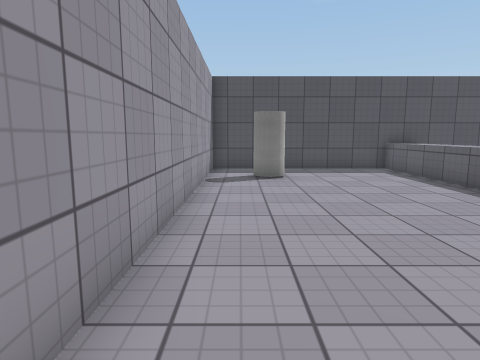
view 1 (above)

23 first-person views from a walk through a 3-D level made in the Unity game engine. The camera is 1.3 m above the floor, tilts 8° down and sees 75° across. The floor is counted in squares, 1 m on a side. Each view is taken from the middle of a square. On the plan, view 1 faces up. The plan holds only what a view shows up to about 14 squares ahead; the rest is blank. The place goes on beyond the plan. The player character is not drawn. Some animated figures are not drawn. Surface patterns are stand-ins for the level's own textures.

view 2
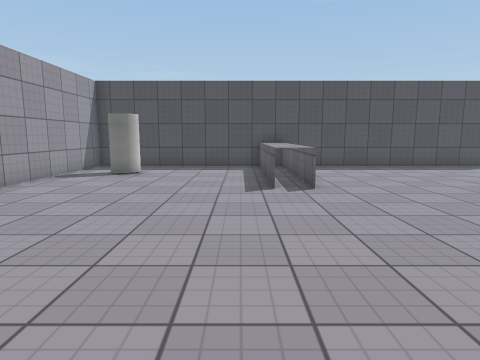

view 3
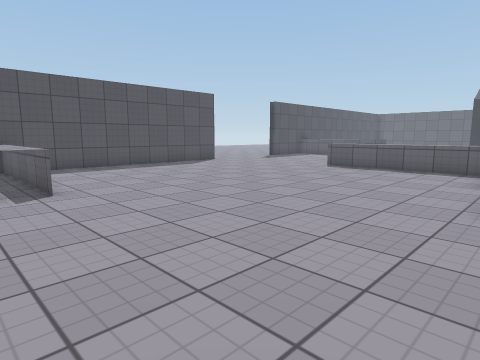

view 4
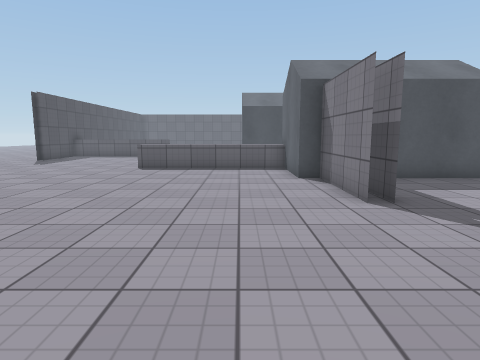

view 5
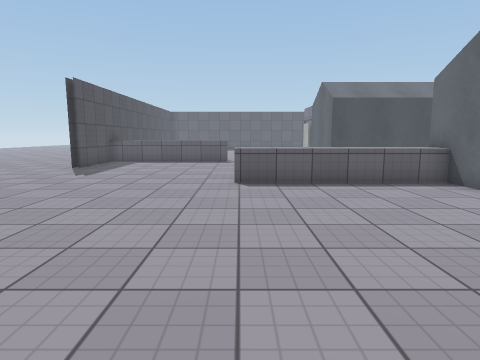

view 6
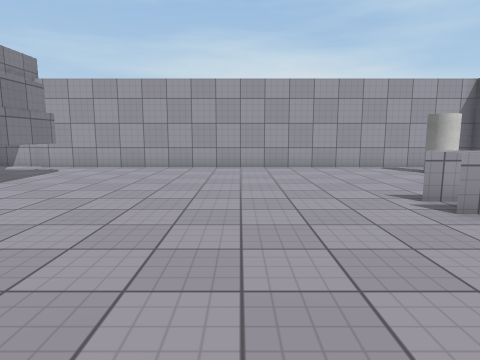

view 7
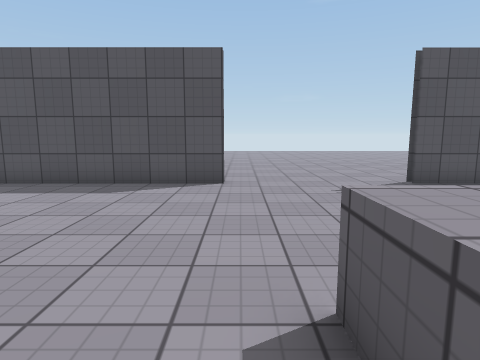

view 8
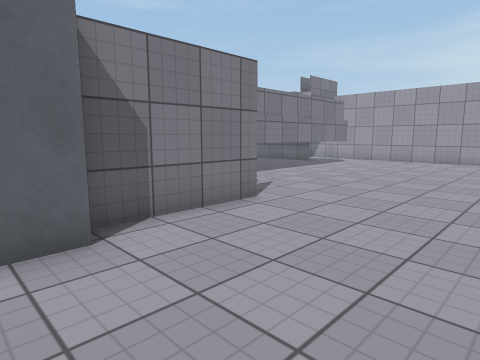

view 9
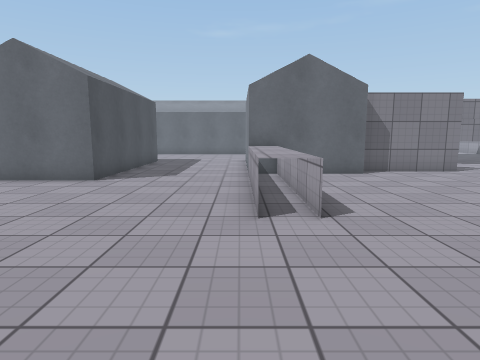

view 10
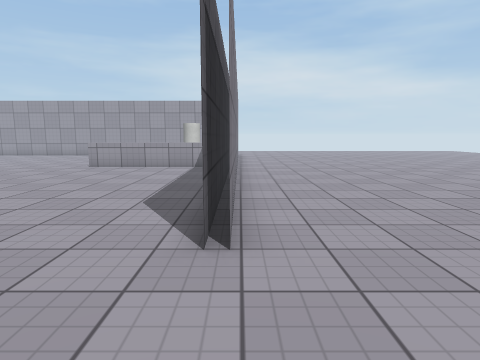

view 11
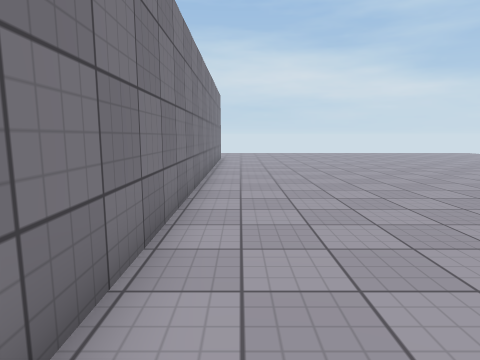

view 12
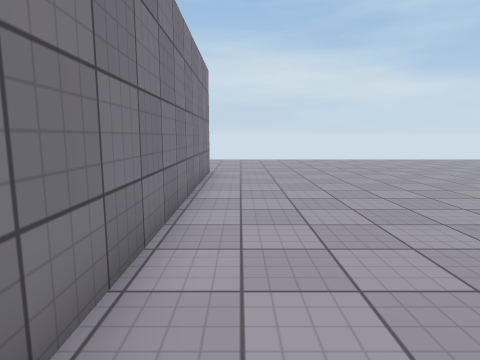

view 13
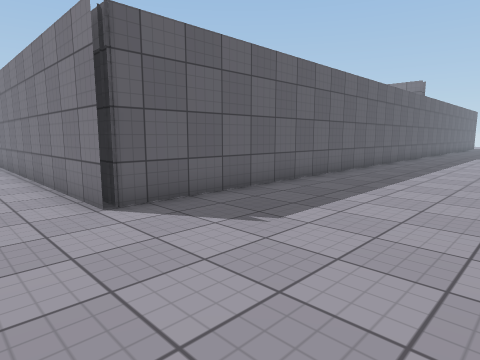

view 14
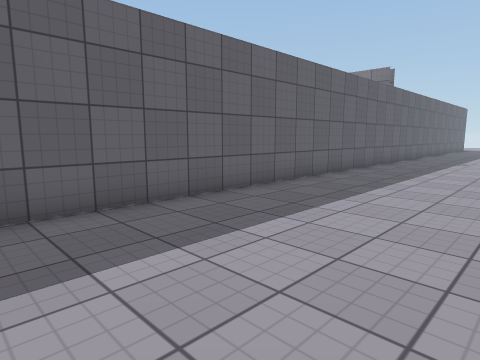

view 15
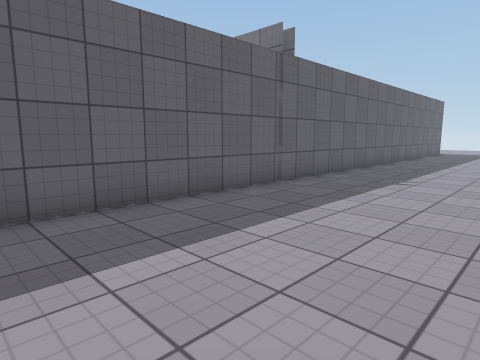

view 16
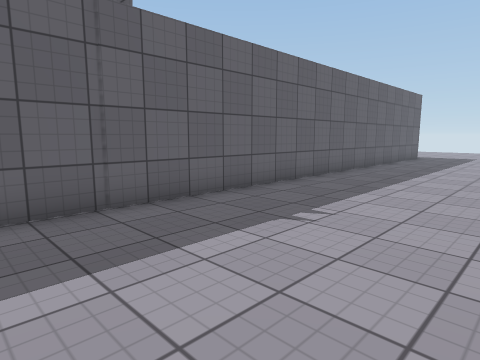

view 17
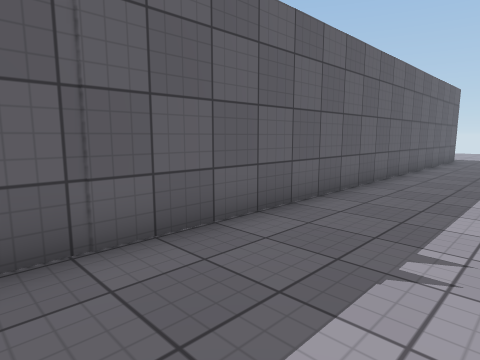

view 18
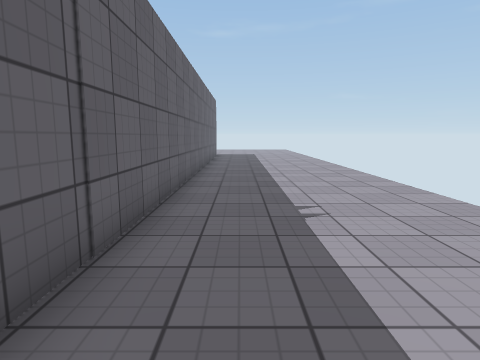

view 19
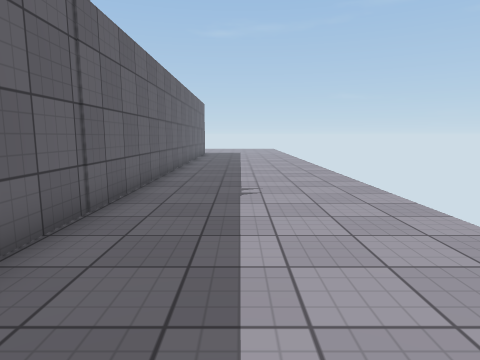

view 20
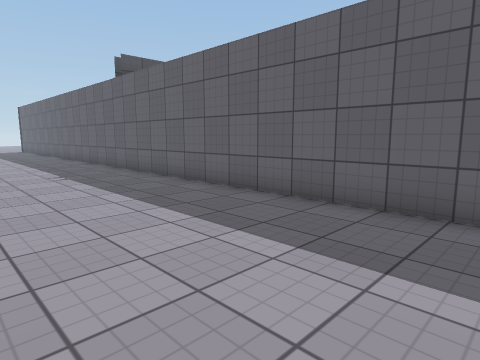

view 21
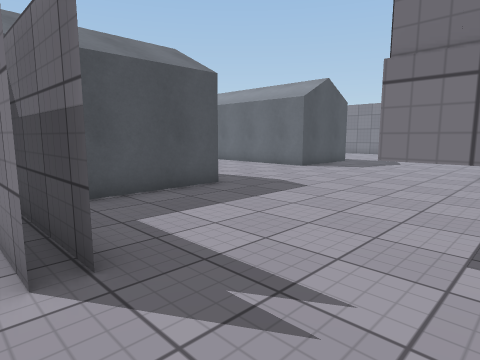

view 22
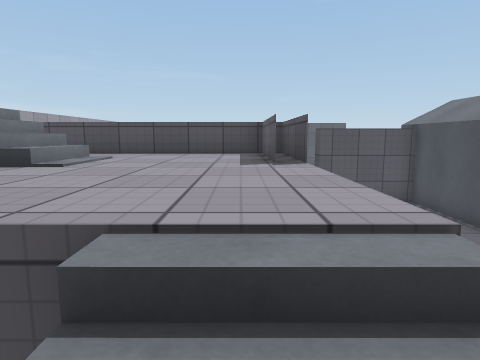

view 23
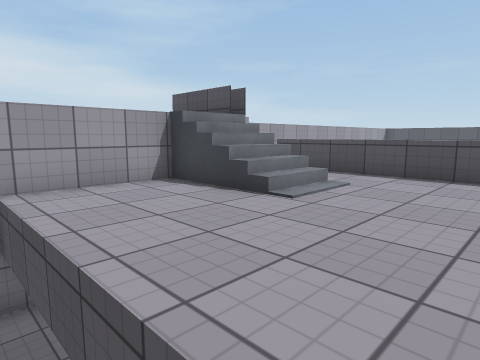

### Floor plan
Key: @ floor where view 1 was taken; # wall or solid block; x gap in a wall; . main floor; : floor 2 m higher than the main floor; + floor 3.5 m higher than the main floor; / step, stairs or slope; = window, fence, low wall or low ledge; ^ raised ledge; C cylinder; H house.
Columns run from 7 left of view 1 to 23 right of it. Each row starts with its distance up from view 1.
 15 . .............................
 14  ..............................
 13 ......##################.....##
 12 ......#......^^................
 11 ......#......^^................
 10 ......#.C....^^................
  9  .....#......^^................
  8 ......#......^^................
  7 ......#......^^................
  6 ......#..................^.....
  5  .....#..................^^....
  4  .....#..................^^....
  3  .....#..................^^....
  2 ......#..................^^....
  1  .....#..................^^...H
  0 ......#@..............HHHHH...H
 -1 ......#...........####HHH H...H
 -2 ......#...............HHH H...H
 -3 ......#..########.....HHH  ...H
 -4 ......#.#=======#.....HHH
 -5 ......#.x  :::::=.....HHH
 -6 ......=/=  /::::=.....HHH
 -7 ......+  ///::::#.......
 -8 ......+  #==:::::........
 -9 ......+  ::::::::........
-10 ......+  ::::::::........
-11 ......+  ::::::::.......
-12 ......+       //#......HH
-13 ......+        / ..... H
-14 ......+          ....
-15 ......+          ...
-16 ......+          ..
-17  .....+
-18 . ....
-19   ....
-20     ..

Positions as (right, up) in squares from view 1, and headings:
1: (0, 0), facing up
2: (5, -1), facing up
3: (5, -1), facing up-right
4: (5, 2), facing right
5: (9, 6), facing right
6: (12, 3), facing left
7: (17, 4), facing up
8: (16, 4), facing down-left
9: (19, 11), facing down
10: (20, 13), facing left
11: (17, 14), facing left
12: (10, 14), facing left
13: (-7, 15), facing down-right
14: (-7, 10), facing down-right
15: (-7, 2), facing down-right
16: (-7, -3), facing down-right
17: (-5, -4), facing down-right
18: (-3, -2), facing down
19: (-4, 0), facing down
20: (-7, -18), facing up-right
21: (8, 0), facing down-right
22: (8, -13), facing up
23: (8, -12), facing up-left
